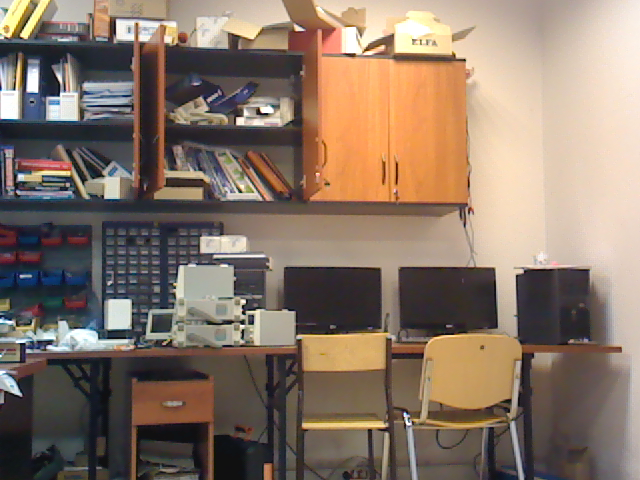
//> input picture lab10_detectionDescriptionMatching/resources/forward-1.bmp, 640 x 480 px
$ ./lab_10_detectionDescriptionMatching   (built with g++ and OpenCV 4, older OpenCV classes emulated)
//> lines starting //> are read from the running program, lines starting //| are printed output that depends on the picture
#include <opencv2/opencv.hpp>

using namespace cv;

#include <vector>

int main(void)
{
	// does not work with my compilation of opencv
	//SurfFeatureDetector myFeatureDetector = new SurfFeatureDetector(100);

	std::vector<cv::String> listOfParameters;

	const char* windowName_img1WithKeypoints = "img1Keypoints";
	const char* windowName_img2WithKeypoints = "img2Keypoints";
	const char* windowName_imgMatches = "imgMatches";

	namedWindow(windowName_img1WithKeypoints);
	namedWindow(windowName_img2WithKeypoints);
	namedWindow(windowName_imgMatches);

	Mat imgScene1;
	Mat imgScene2;

	imgScene1 = imread("resources/forward-1.bmp", IMREAD_COLOR);
//> imgScene1 is the input picture: 480 rows x 640 cols, CV_8UC3; mean B, G, R 103.5, 117.9, 136.1
	imgScene2 = imread("resources/forward-2.bmp", IMREAD_COLOR);
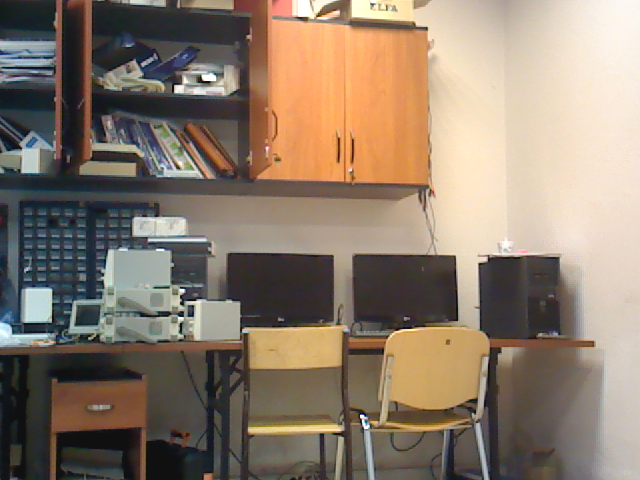
//> input picture lab10_detectionDescriptionMatching/resources/forward-2.bmp, 640 x 480 px
//> imgScene2 is the input picture: 480 rows x 640 cols, CV_8UC3; mean B, G, R 107.8, 123.7, 139.6

	const double scale = 0.5;

	// [5 lines of commented-out code are left out]

	std::vector<KeyPoint> keypointsFromImage1;
	std::vector<KeyPoint> keypointsFromImage2;

	Ptr<FeatureDetector> det = FeatureDetector::create("FAST");
	det->getParams(listOfParameters);
//> (this line was passed over: getParams is not available in this run)
	std::cout << "Detector available params: " << std::endl;
	for (auto param : listOfParameters)
	{
		std::cout << param << std::endl;
	}

	std::cout << "Threshold before change: " << det->get<int>("threshold") << std::endl;
//> (this line was passed over: get is not available in this run)
	det->set("threshold", 90);
//> (this line was passed over: set is not available in this run)
	std::cout << "Threshold after change: " << det->get<int>("threshold") << std::endl;
//> (this line was passed over: get is not available in this run)

	det->detect(imgScene1, keypointsFromImage1);
//> keypointsFromImage1 = 3631 keypoints; strongest (x, y, size): (58, 95, 7), (14, 89, 7), (464, 59, 7), (237, 118, 7)
	det->detect(imgScene2, keypointsFromImage2);
//> keypointsFromImage2 = 2784 keypoints; strongest (x, y, size): (362, 415, 7), (180, 303, 7), (175, 86, 7), (426, 27, 7)

	Mat imgScene1WithKeypoints;
	Mat imgScene2WithKeypoints;
	drawKeypoints(imgScene1, keypointsFromImage1, imgScene1WithKeypoints);
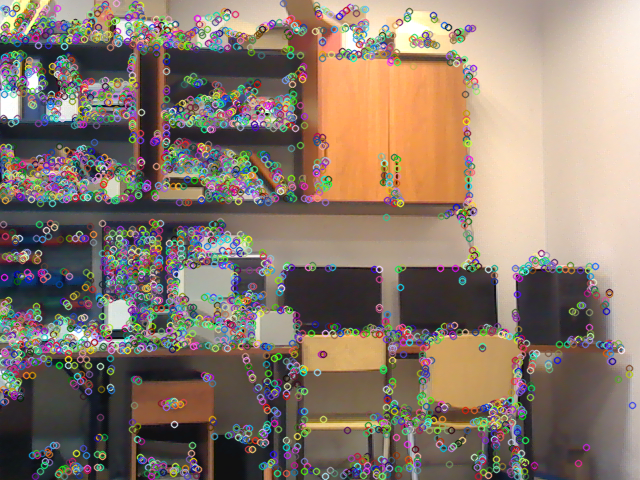
//> imgScene1WithKeypoints: 480 rows x 640 cols, CV_8UC3; mean B, G, R 108.8, 121.8, 137.7
	drawKeypoints(imgScene2, keypointsFromImage2, imgScene2WithKeypoints);
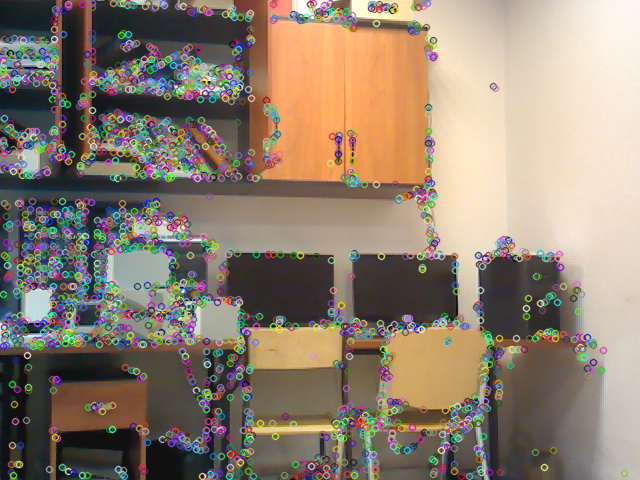
//> imgScene2WithKeypoints: 480 rows x 640 cols, CV_8UC3; mean B, G, R 112.6, 127.7, 142.6

	imshow(windowName_img1WithKeypoints, imgScene1WithKeypoints);
	imshow(windowName_img2WithKeypoints, imgScene2WithKeypoints);

	//Ptr<cv::ORB> orb = cv::ORB::create();
//> (the run ends here: the program needs code that is not available in this run, at `Ptr<ORB> orb = makePtr<ORB>(200);`)
